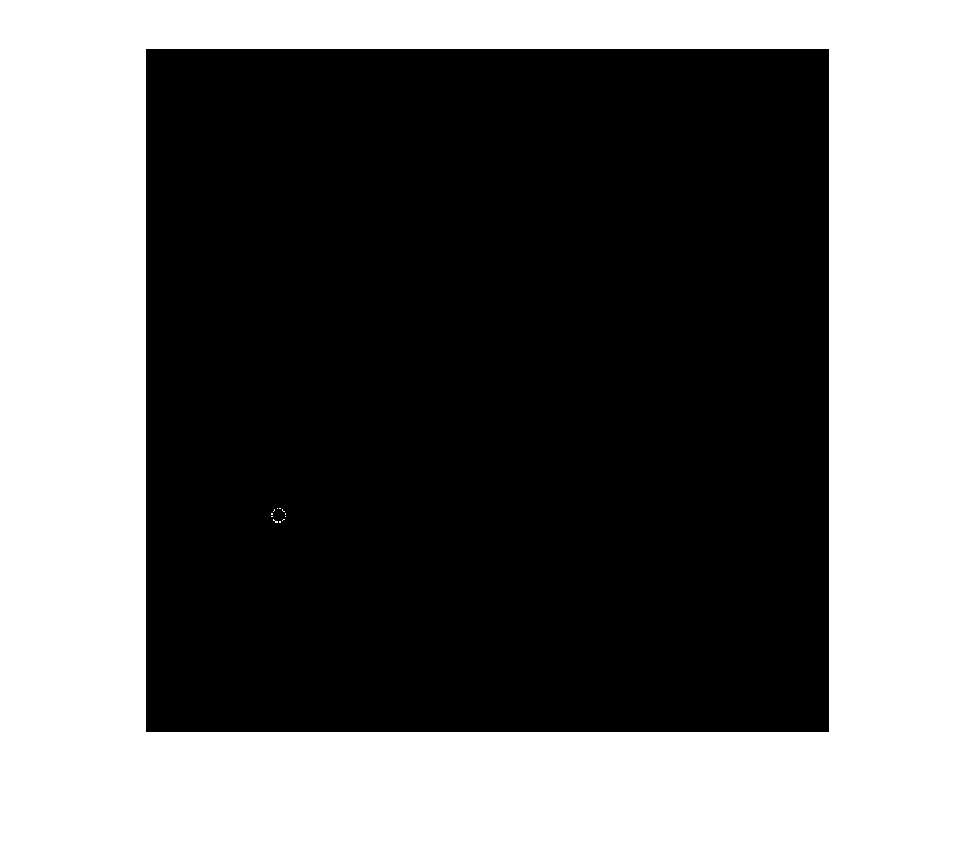
%> input picture MATLAB/ContrastPic1.png, 976 x 863 px
$ octave trial_workflow.m   (GNU Octave 9; MATLAB toolbox functions it lacks are replaced by stand-ins)
%> lines starting %> are read from the running program, lines starting %| are printed output that depends on the picture; in (x1, y1, x2, y2) boxes, pixels count from 0 and x2, y2 are one past the last pixel; in counts of white or black regions, pixels touching at a corner belong together; the program's own positions count from 1
clear all
clearvars
clc
address_list = ["C:\Users\matth\OneDrive - The University of Auckland\ENGSCI 700\MATLAB\ContrastPic1.png", "C:\Users\matth\OneDrive - The University of Auckland\ENGSCI 700\MATLAB\ContrastPic2.png", "C:\Users\matth\OneDrive - The University of Auckland\ENGSCI 700\MATLAB\ContrastPic3.png"];
address_list_figsa = ["C:\Users\matth\OneDrive - The University of Auckland\ENGSCI 700\MATLAB\ContrastPic1a.fig", "C:\Users\matth\OneDrive - The University of Auckland\ENGSCI 700\MATLAB\ContrastPic2a.fig", "C:\Users\matth\OneDrive - The University of Auckland\ENGSCI 700\MATLAB\ContrastPic3a.fig"];
address_list_figs = ["C:\Users\matth\OneDrive - The University of Auckland\ENGSCI 700\MATLAB\ContrastPic1.fig", "C:\Users\matth\OneDrive - The University of Auckland\ENGSCI 700\MATLAB\ContrastPic2.fig", "C:\Users\matth\OneDrive - The University of Auckland\ENGSCI 700\MATLAB\ContrastPic3.fig"];


result = [];

address_list(1)

%z=3;
%filled = zeros(683, 683, 3);
%%%%%% For LabelVolShow
% [38 lines of commented-out code are left out]

%%%%%%%%TESTING
% [14 lines of commented-out code are left out]


%%%%%%%%% for jpg/png format input
z = 3;
filled = zeros(863, 976, 3);
for img = 1:3
    result = imread(address_list(img));
%> result is the input picture: size 863x976x3 uint8; 44.6% white; 12 white regions (11 under 20 px), largest, box (x1, y1, x2, y2) and area: (0, 0, 976, 863) 375799
end


for i = 1:z
    u = result(:,:,i);
    se = strel('disk',7);
    imshow(u, 'border', 'tight');
    imclearborder(u);
    cropped = imcrop(u, [50, 147, 732, 829]);
    %imshow(cropped);
    dc = imcrop(u, [98, 1, 733, 586]);
    %imshow(dc);
    closed = imclose(u, se);
    imshow(closed)
    bin_img = imfill(closed, 'holes');
    imshow(bin_img)
    filled(:, :, i) = closed;
end
%> this loop made 3 passes
%> pass 1, `cropped = imcrop(u, [50, 147, 732, 829]);`:
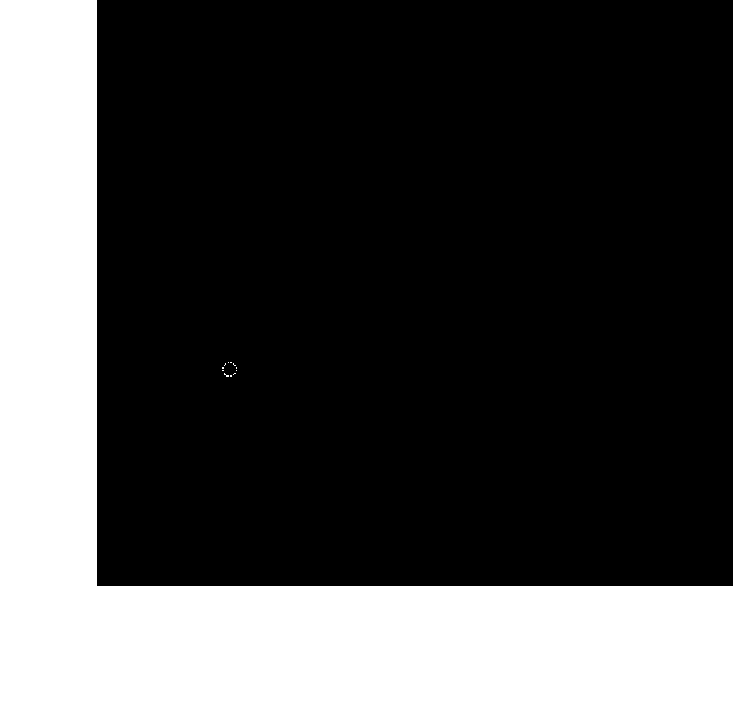
%> cropped: size 717x733 uint8; 29.1% white; 12 white regions (11 under 20 px), largest, box (x1, y1, x2, y2) and area: (0, 0, 733, 717) 152865
%> pass 1, `dc = imcrop(u, [98, 1, 733, 586]);`:
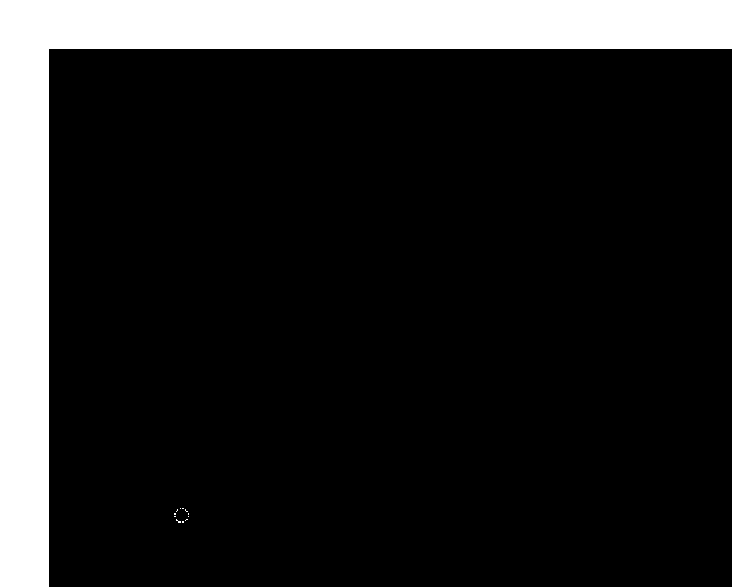
%> dc: size 587x734 uint8; 14.7% white; 12 white regions (11 under 20 px), largest, box (x1, y1, x2, y2) and area: (0, 0, 734, 587) 63404
%> after the loop: filled: size 863x976x3 double; 44.6% white; 2 white regions, box (x1, y1, x2, y2) and area: (0, 0, 976, 863) 375831, (271, 508, 286, 523) 170


limits = [NaN NaN NaN NaN NaN z];
%> (the run ends here)
